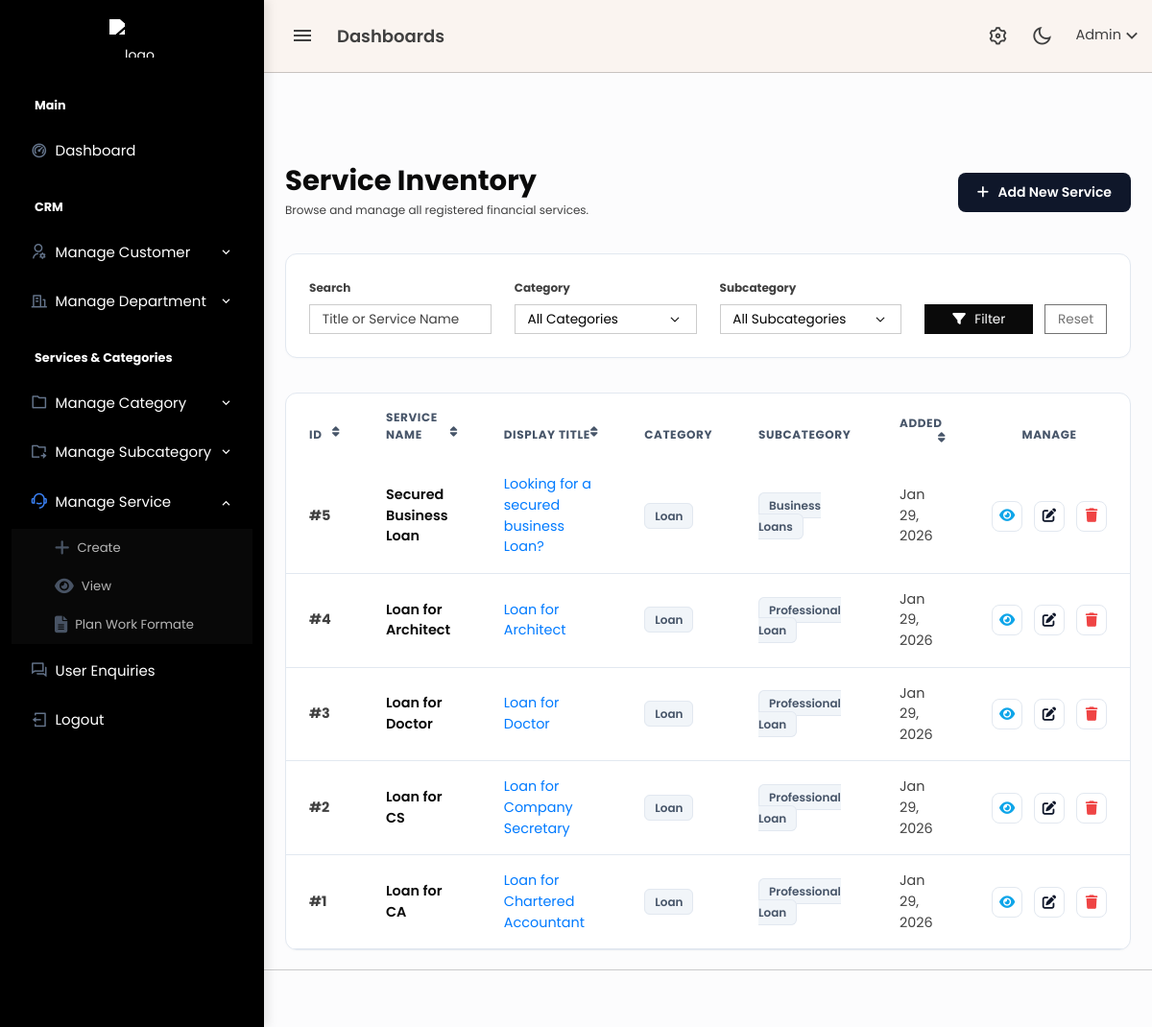
Page /admin/services.php (signed in) on the earlier database version.
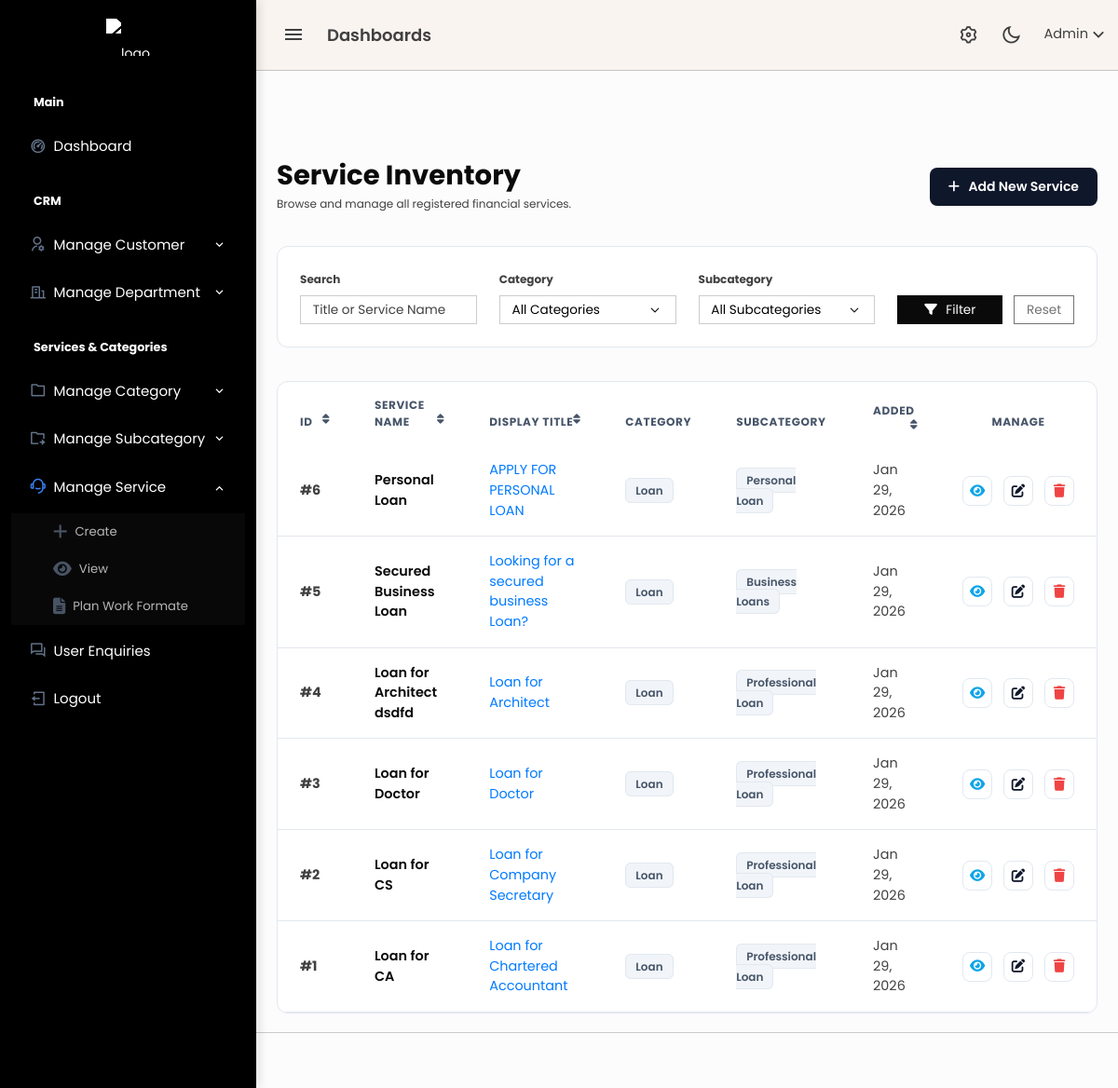
Same page on the later database version.
### tables this page shows
CREATE TABLE `services` (
  `id` bigint(20) UNSIGNED NOT NULL,
  `category_id` bigint(20) UNSIGNED NOT NULL,
  `sub_category_id` bigint(20) UNSIGNED NOT NULL,
  `service_name` varchar(255) NOT NULL,
  `title` varchar(255) NOT NULL,
  `slug` varchar(255) NOT NULL,
  `short_description` text DEFAULT NULL,
  `long_description` longtext DEFAULT NULL,
  `created_at` timestamp NULL DEFAULT current_timestamp(),
  `updated_at` timestamp NULL DEFAULT current_timestamp() ON UPDATE current_timestamp()
);

CREATE TABLE `service_categories` (
  `id` bigint(20) UNSIGNED NOT NULL,
  `uuid` char(36) NOT NULL DEFAULT uuid(),
  `department` int(11) NOT NULL,
  `category_name` varchar(255) NOT NULL,
  `sequence` int(11) NOT NULL DEFAULT 1,
  `active` tinyint(1) NOT NULL DEFAULT 1,
  `live` tinyint(1) NOT NULL DEFAULT 1,
  `created_at` timestamp NULL DEFAULT current_timestamp(),
  `updated_at` timestamp NULL DEFAULT current_timestamp() ON UPDATE current_timestamp()
);

CREATE TABLE `services_subcategories` (
  `id` bigint(20) UNSIGNED NOT NULL,
  `uuid` char(36) NOT NULL DEFAULT uuid(),
  `category_id` bigint(20) UNSIGNED NOT NULL,
  `sub_category_name` varchar(255) NOT NULL,
  `sequence` int(11) NOT NULL DEFAULT 1,
  `status` enum('active','inactive') NOT NULL DEFAULT 'active',
  `live` tinyint(1) NOT NULL DEFAULT 1,
  `created_at` timestamp NULL DEFAULT current_timestamp(),
  `updated_at` timestamp NULL DEFAULT current_timestamp() ON UPDATE current_timestamp()
);

### admin/services.php (the view, shortened to what the changed rows need)
<?php
include 'header.php';
echo '<link rel="stylesheet" href="https://cdnjs.cloudflare.com/ajax/libs/font-awesome/6.4.2/css/all.min.css">';
$sort_by    = $_GET['sort_by'] ?? 'id';
$sort_order = $_GET['order'] ?? 'DESC';
$next_order = ($sort_order === 'ASC') ? 'DESC' : 'ASC';
$query = "SELECT s.*, c.category_name, sub.sub_category_name
          FROM services s
          LEFT JOIN service_categories c ON s.category_id = c.id
          LEFT JOIN services_subcategories sub ON s.sub_category_id = sub.id
          WHERE 1=1";
$query .= " ORDER BY s.$sort_by $sort_order";
$result = mysqli_query($conn, $query);
?>
<div class="content-page">
    <div class="content">
        <div class="container-fluid pt-5">
            <div class="d-flex justify-content-between align-items-center mb-4">
                <div>
                    <h2 class="fw-bold text-dark mb-1">Service Inventory</h2>
                </div>
            </div>
            <div class="card card-modern">
                <div class="card-body p-0">
                    <div class="table-responsive">
                        <table class="table table-modern mb-0">
                            <thead>
                                <tr>
                                    <th width="80">
                                        <a href="?sort_by=id&order=<?= $next_order ?>">ID <i class="fas fa-sort float-end"></i></a>
                                    </th>
                                    <th>
                                        <a href="?sort_by=service_name&order=<?= $next_order ?>">Service Name <i class="fas fa-sort float-end"></i></a>
                                    </th>
                                    <th>
                                        <a href="?sort_by=title&order=<?= $next_order ?>">Display Title <i class="fas fa-sort float-end"></i></a>
                                    </th>
                                    <th>Category</th>
                                    <th>Subcategory</th>
                                    <th>
                                        <a href="?sort_by=created_at&order=<?= $next_order ?>">Added <i class="fas fa-sort float-end"></i></a>
                                    </th>
                                    <th width="150" class="text-center">Manage</th>
                                </tr>
                            </thead>
                            <tbody>
                                <?php if (mysqli_num_rows($result) > 0) {
                                    while ($row = mysqli_fetch_assoc($result)) { ?>
                                        <tr id="row-<?= $row['id'] ?>">
                                            <td class="text-muted fw-bold">#<?= $row['id'] ?></td>
                                            <td class="fw-semibold text-dark"><?= htmlspecialchars($row['service_name']) ?></td>
                                            <td class="text-primary"><?= htmlspecialchars($row['title']) ?></td>
                                            <td><span class="badge-soft"><?= htmlspecialchars($row['category_name']) ?></span></td>
                                            <td><span class="badge-soft"><?= htmlspecialchars($row['sub_category_name']) ?></span></td>
                                            <td class="text-muted small"><?= date('M d, Y', strtotime($row['created_at'])) ?></td>
                                            <td class="text-center">
                                                <div class="d-flex justify-content-center gap-2">
                                                    <a href="service_details.php?id=<?= $row['id'] ?>" class="btn-action btn-view" title="View Details">
                                                        <i class="fas fa-eye"></i>
                                                    </a>
                                                    <a href="service_edit.php?service_id=<?= $row['id'] ?>" class="btn-action btn-edit-pro" title="Edit">
                                                        <i class="fas fa-edit"></i>
                                                    </a>
                                                    <a href="db/delete/service_delete.php?id=<?= $row['id'] ?>"
                                                       class="btn-action btn-delete-pro"
                                                       onclick="return confirm('This will permanently delete this service and all its details. Continue?');"
                                                       title="Delete">
                                                        <i class="fas fa-trash"></i>
                                                    </a>
                                                </div>
                                            </td>
                                        </tr>
                                    <?php }
                                } ?>
                            </tbody>
                        </table>
                    </div>
                </div>
            </div>
        </div>
    </div>
</div>
<?php include 'footer.php'; ?>

Differences in the rows shown:
added services: id "6", service_name "Personal Loan", title "APPLY FOR PERSONAL LOAN", service_categories.category_name "Loan", services_subcategories.sub_category_name "Personal Loan", created_at "Jan 29, 2026"
changed services "Loan for Architect": service_name "Loan for Architect" → "Loan for Architect dsdfd"
